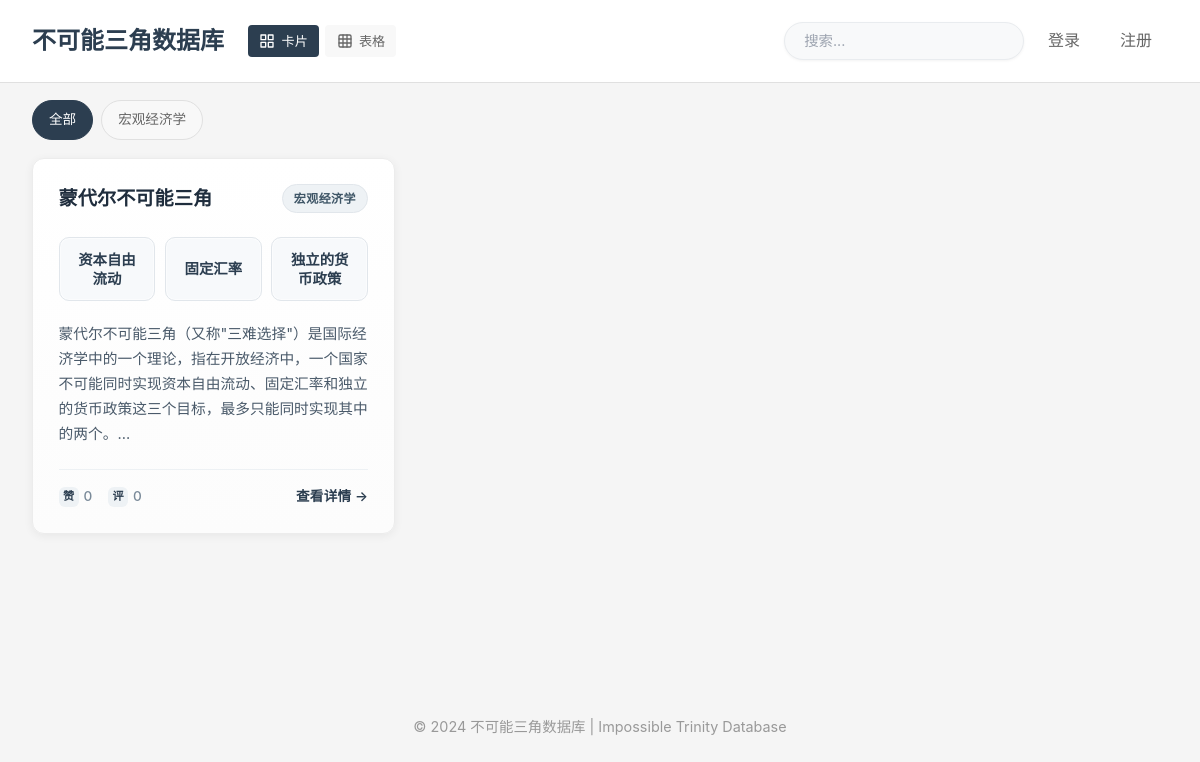
Before: / with the older database file.
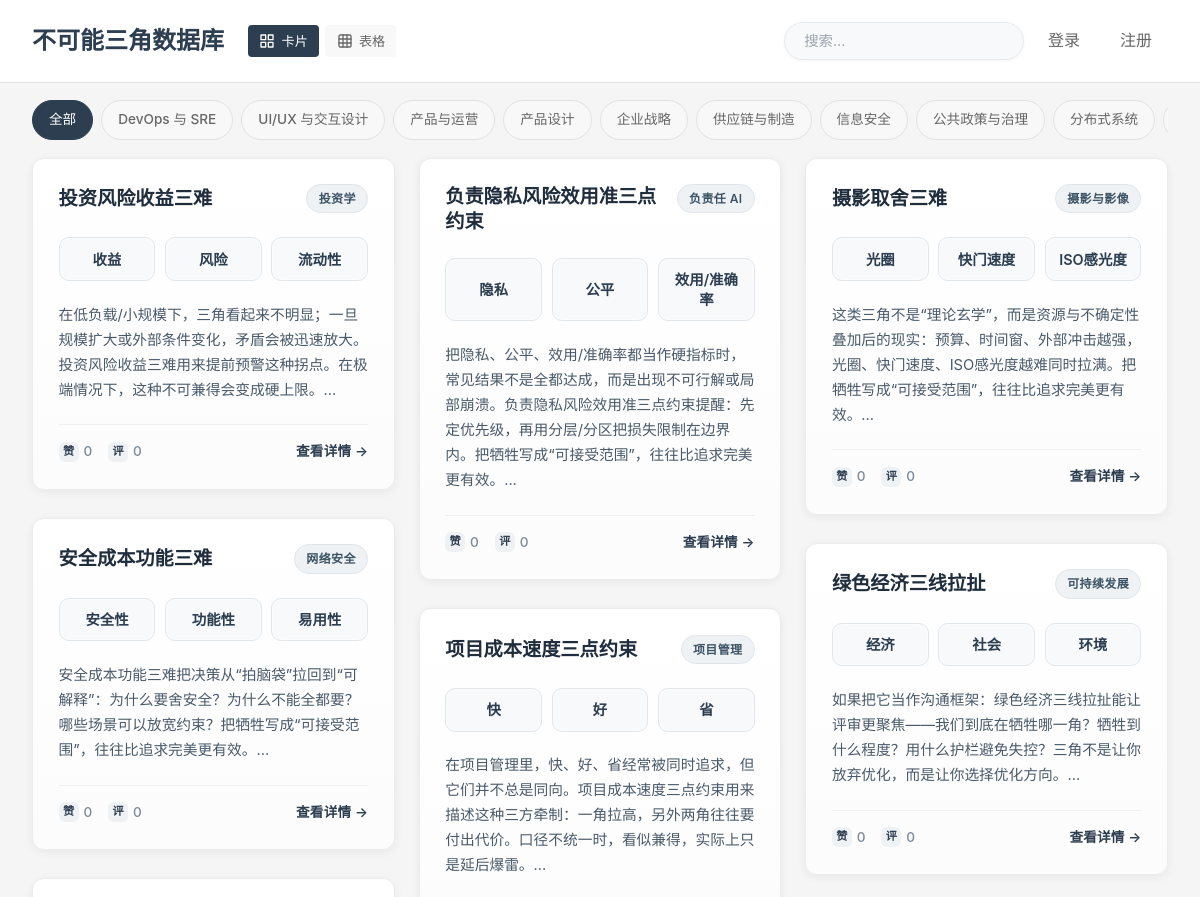
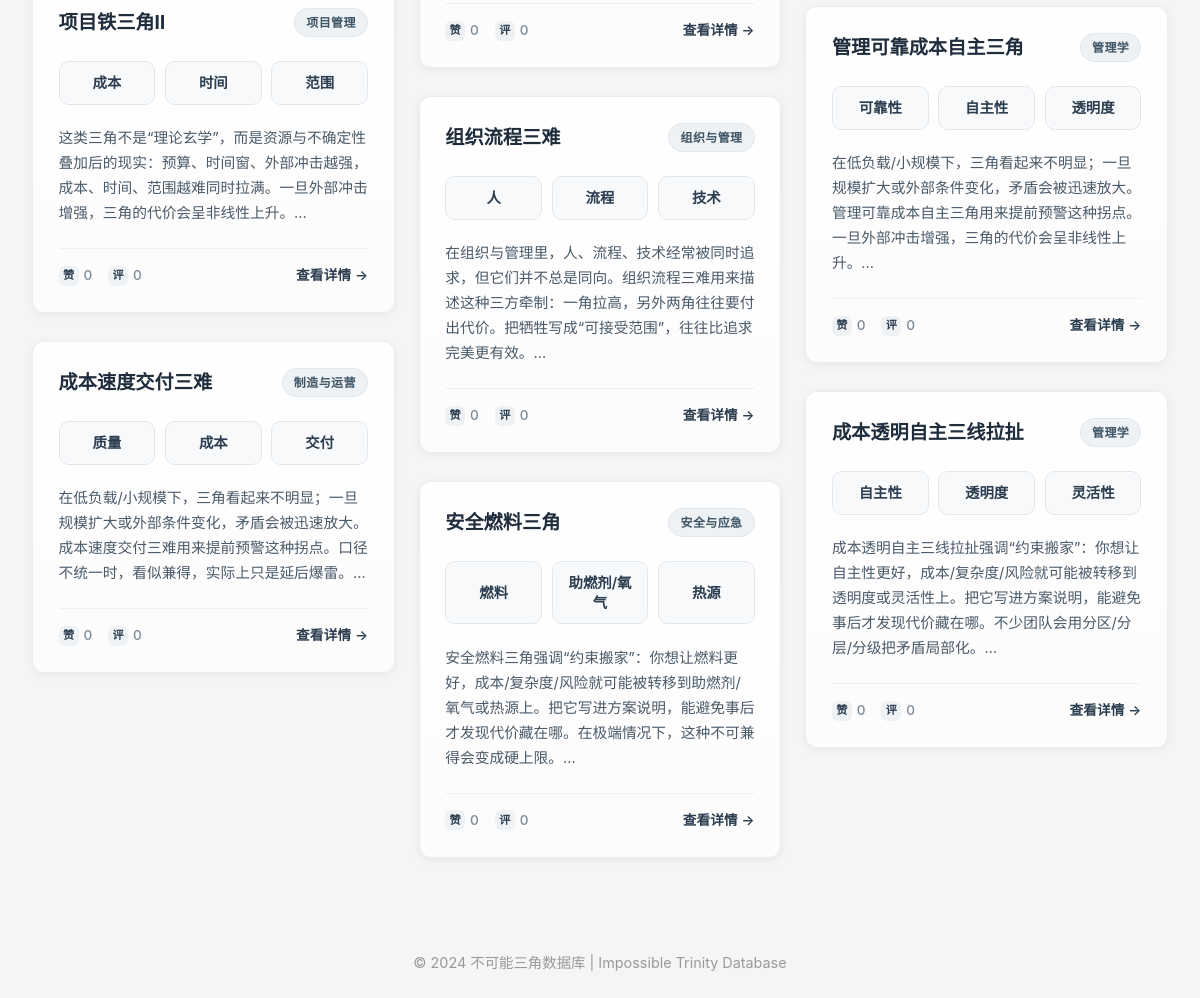
After: the same page with the newer database file (2 pictures, top to bottom).
### models.py (models this page shows)
class ImpossibleTrinity(db.Model):
    id = db.Column(db.Integer, primary_key=True)
    name = db.Column(db.String(200), nullable=False)
    name_en = db.Column(db.String(200), default='Impossible Trinity')
    field = db.Column(db.String(100), nullable=False)
    element1 = db.Column(db.String(100), nullable=False)
    element2 = db.Column(db.String(100), nullable=False)
    element3 = db.Column(db.String(100), nullable=False)
    description = db.Column(db.Text, nullable=False)
    created_at = db.Column(db.DateTime, default=datetime.utcnow)
    agree_count = db.Column(db.Integer, default=0)
    hyperlink = db.Column(db.String(500))
    feature_image_url = db.Column(db.String(500))
    element1_image_url = db.Column(db.String(500))
    element2_image_url = db.Column(db.String(500))
    element3_image_url = db.Column(db.String(500))
    updated_at = db.Column(db.DateTime, default=datetime.utcnow, onupdate=datetime.utcnow)
    element1_sacrifice_explanation = db.Column(db.Text)
    element2_sacrifice_explanation = db.Column(db.Text)
    element3_sacrifice_explanation = db.Column(db.Text)
    creator_id = db.Column(db.Integer, db.ForeignKey('user.id'), nullable=False)
    comments = db.relationship('Comment', backref='it', lazy=True, cascade='all, delete-orphan')

### app.py (the view, shortened to what this page needs)
@app.route('/')
def index():
    view_type = request.args.get('view', 'card')  # card or table
    field_filter = request.args.get('field', '')
    search_query = request.args.get('q', '').strip()
    fields = db.session.query(ImpossibleTrinity.field).distinct().order_by(ImpossibleTrinity.field).all()
    fields = [f[0] for f in fields]
    query = ImpossibleTrinity.query
    if field_filter:
        query = query.filter_by(field=field_filter)
    per_page = 20 if view_type == 'table' else 12
    page = 1
    pagination = query.order_by(
        ImpossibleTrinity.created_at.desc()
    ).paginate(page=page, per_page=per_page, error_out=False)
    return render_template(
        'index.html',
        its=pagination.items,
        view_type=view_type,
        has_more=pagination.has_next,
        per_page=per_page,
        fields=fields,
        current_field=field_filter,
        search_query=search_query
    )

### app.py (called while the page is built)
@app.context_processor
def inject_user():
    return dict(current_user=current_user)

### templates/index.html (shortened to what this page needs)
{% extends "base.html" %}
{% block header_actions %}
    <div class="view-toggle">
        <button class="toggle-btn {% if view_type == 'card' %}active{% endif %}" onclick="switchView('card')" aria-label="卡片视图">
            <span class="toggle-text">卡片</span>
        </button>
        <button class="toggle-btn {% if view_type == 'table' %}active{% endif %}" onclick="switchView('table')" aria-label="表格视图">
            <span class="toggle-text">表格</span>
        </button>
    </div>
{% endblock %}
{% block content %}
{% if fields %}
    <div class="field-filter-bar">
        <div class="field-filter-container">
            <a href="{{ url_for('index', view=view_type, q=search_query) }}"
               class="field-chip {% if not current_field %}active{% endif %}">
                全部
            </a>
            {% for field in fields %}
                <a href="{{ url_for('index', view=view_type, field=field, q=search_query) }}"
                   class="field-chip {% if current_field == field %}active{% endif %}">
                    {{ field }}
                </a>
            {% endfor %}
        </div>
    </div>
{% endif %}
{% if its %}
    {% if view_type == 'card' %}
        <div id="card-grid"
             class="card-grid masonry-grid"
             data-page="1"
             data-has-more="{{ 'true' if has_more else 'false' }}"
             data-per-page="{{ per_page or 12 }}">
            {% for it in its %}
                    <a class="card card-link masonry-item" href="{{ url_for('detail', id=it.id) }}">
                    <div class="card-content">
                        <div class="card-header-row">
                            <h3 class="card-title">{{ it.name }}</h3>
                            <p class="card-field clickable" onclick="filterByField('{{ it.field }}', event)">{{ it.field }}</p>
                        </div>
                        <div class="card-elements-horizontal">
                            <div class="element-badge tooltip-container">
                                <span>{{ it.element1 }}</span>
                            </div>
                            <div class="element-badge tooltip-container">
                                <span>{{ it.element2 }}</span>
                            </div>
                            <div class="element-badge tooltip-container">
                                <span>{{ it.element3 }}</span>
                            </div>
                        </div>
                        <p class="card-preview">{{ it.description[:150] }}...</p>
                        <div class="card-meta">
                            <span class="agree-count"><span class="meta-icon">赞</span>{{ it.agree_count }}</span>
                            <span class="comment-count"><span class="meta-icon">评</span>{{ it.comments|length }}</span>
                            <span class="card-cta">查看详情 →</span>
                        </div>
                    </div>
                </a>
            {% endfor %}
        </div>
        <div id="card-sentinel" class="card-sentinel" aria-hidden="true"></div>
    {% endif %}
{% endif %}
{% endblock %}

### templates/base.html (shortened to what this page needs)
<!DOCTYPE html>
<html lang="zh-CN">
<head>
    <link rel="stylesheet" href="{{ url_for('static', filename='css/style.css') }}">
</head>
<body>
    <header class="main-header">
        <div class="header-content">
            <div class="header-info">
                <a href="{{ url_for('index') }}" class="site-title">不可能三角数据库</a>
            </div>
            <div class="header-right">
                <div class="header-actions">
                    {% block header_actions %}{% endblock %}
                </div>
            </div>
            <nav class="main-nav" id="main-nav">
                <form class="search-form" action="{{ url_for('index') }}" method="GET">
                    <input
                        type="text"
                        name="q"
                        class="search-input"
                        placeholder="搜索..."
                        value="{{ request.args.get('q', '') }}"
                    >
                </form>
                {% if current_user.is_authenticated %}
                    <a href="{{ url_for('dashboard') }}" class="nav-link">管理</a>
                    <a href="{{ url_for('add_it') }}" class="nav-link">添加</a>
                    <a href="{{ url_for('logout') }}" class="nav-link">退出</a>
                    <span class="user-info">{{ current_user.username }}</span>
                {% else %}
                    <a href="{{ url_for('login') }}" class="nav-link">登录</a>
                    <a href="{{ url_for('register') }}" class="nav-link">注册</a>
                {% endif %}
            </nav>
        </div>
    </header>
    <main class="main-content">
        {% block content %}{% endblock %}
    </main>
    <footer class="main-footer">
        <p>&copy; 2024 不可能三角数据库 | Impossible Trinity Database</p>
    </footer>
</body>
</html>

Changed rows visible on the page:
no longer on this page (row unchanged): ImpossibleTrinity: name "蒙代尔不可能三角", field "宏观经济学", element1 "资本自由流动", element2 "固定汇率", element3 "独立的货币政策", description "蒙代尔不可能三角（又称\"三难选择\"）是国际经济学中的一个理论，指在开放经济中，一个国家不可能同时实现资本自由流动、固定汇率和独立的货币政策这三个目标，最多只能同时实现其中的两个。", agree_count "0", comments|length "0"
added ImpossibleTrinity: name "投资风险收益三难", field "投资学", element1 "收益", element2 "风险", element3 "流动性", description "在低负载/小规模下，三角看起来不明显；一旦规模扩大或外部条件变化，矛盾会被迅速放大。投资风险收益三难用来提前预警这种拐点。在极端情况下，这种不可兼得会变成硬上限。", agree_count "0", comments|length "0"
added ImpossibleTrinity: name "安全成本功能三难", field "网络安全", element1 "安全性", element2 "功能性", element3 "易用性", description "安全成本功能三难把决策从“拍脑袋”拉回到“可解释”：为什么要舍安全？为什么不能全都要？哪些场景可以放宽约束？把牺牲写成“可接受范围”，往往比追求完美更有效。", agree_count "0", comments|length "0"
added ImpossibleTrinity: name "项目铁三角Ⅱ", field "项目管理", element1 "成本", element2 "时间", element3 "范围", description "这类三角不是“理论玄学”，而是资源与不确定性叠加后的现实：预算、时间窗、外部冲击越强，成本、时间、范围越难同时拉满。一旦外部冲击增强，三角的代价会呈非线性上升。", agree_count "0", comments|length "0"
added ImpossibleTrinity: name "成本速度交付三难", field "制造与运营", element1 "质量", element2 "成本", element3 "交付", description "在低负载/小规模下，三角看起来不明显；一旦规模扩大或外部条件变化，矛盾会被迅速放大。成本速度交付三难用来提前预警这种拐点。口径不统一时，看似兼得，实际上只是延后爆雷。", agree_count "0", comments|length "0"
added ImpossibleTrinity: name "负责隐私风险效用准三点约束", field "负责任 AI", element1 "隐私", element2 "公平", element3 "效用/准确率", description "把隐私、公平、效用/准确率都当作硬指标时，常见结果不是全都达成，而是出现不可行解或局部崩溃。负责隐私风险效用准三点约束提醒：先定优先级，再用分层/分区把损失限制在边界内。把牺牲写成“可接受范围”，往往比追求完美更有效。", agree_count "0", comments|length "0"
added ImpossibleTrinity: name "项目成本速度三点约束", field "项目管理", element1 "快", element2 "好", element3 "省", description "在项目管理里，快、好、省经常被同时追求，但它们并不总是同向。项目成本速度三点约束用来描述这种三方牵制：一角拉高，另外两角往往要付出代价。口径不统一时，看似兼得，实际上只是延后爆雷。", agree_count "0", comments|length "0"
added ImpossibleTrinity: name "组织流程三难", field "组织与管理", element1 "人", element2 "流程", element3 "技术", description "在组织与管理里，人、流程、技术经常被同时追求，但它们并不总是同向。组织流程三难用来描述这种三方牵制：一角拉高，另外两角往往要付出代价。把牺牲写成“可接受范围”，往往比追求完美更有效。", agree_count "0", comments|length "0"
added ImpossibleTrinity: name "安全燃料三角", field "安全与应急", element1 "燃料", element2 "助燃剂/氧气", element3 "热源", description "安全燃料三角强调“约束搬家”：你想让燃料更好，成本/复杂度/风险就可能被转移到助燃剂/氧气或热源上。把它写进方案说明，能避免事后才发现代价藏在哪。在极端情况下，这种不可兼得会变成硬上限。", agree_count "0", comments|length "0"
added ImpossibleTrinity: name "摄影取舍三难", field "摄影与影像", element1 "光圈", element2 "快门速度", element3 "ISO感光度", description "这类三角不是“理论玄学”，而是资源与不确定性叠加后的现实：预算、时间窗、外部冲击越强，光圈、快门速度、ISO感光度越难同时拉满。把牺牲写成“可接受范围”，往往比追求完美更有效。", agree_count "0", comments|length "0"
added ImpossibleTrinity: name "绿色经济三线拉扯", field "可持续发展", element1 "经济", element2 "社会", element3 "环境", description "如果把它当作沟通框架：绿色经济三线拉扯能让评审更聚焦——我们到底在牺牲哪一角？牺牲到什么程度？用什么护栏避免失控？三角不是让你放弃优化，而是让你选择优化方向。", agree_count "0", comments|length "0"
added ImpossibleTrinity: name "管理可靠成本自主三角", field "管理学", element1 "可靠性", element2 "自主性", element3 "透明度", description "在低负载/小规模下，三角看起来不明显；一旦规模扩大或外部条件变化，矛盾会被迅速放大。管理可靠成本自主三角用来提前预警这种拐点。一旦外部冲击增强，三角的代价会呈非线性上升。", agree_count "0", comments|length "0"
added ImpossibleTrinity: name "成本透明自主三线拉扯", field "管理学", element1 "自主性", element2 "透明度", element3 "灵活性", description "成本透明自主三线拉扯强调“约束搬家”：你想让自主性更好，成本/复杂度/风险就可能被转移到透明度或灵活性上。把它写进方案说明，能避免事后才发现代价藏在哪。不少团队会用分区/分层/分级把矛盾局部化。", agree_count "0", comments|length "0"
Other visible differences:
new list line: "DevOps 与 SRE"
new list line: "UI/UX 与交互设计"
new list line: "产品与运营"
new list line: "产品设计"
new list line: "企业战略"
new list line: "供应链与制造"
new list line: "信息安全"
new list line: "公共政策与治理"
new list line: "分布式系统"
list line gone: "宏观经济学"
